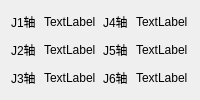
                   <widget class="QWidget" name="tab_2">
                    <attribute name="title">
                     <string>实际坐标</string>
                    </attribute>
                    <layout class="QGridLayout" name="gridLayout_6" columnstretch="1,2,1,2">
                     <item row="0" column="0">
                      <widget class="QLabel" name="label_35">
                       <property name="text">
                        <string>J1轴</string>
                       </property>
                      </widget>
                     </item>
                     <item row="0" column="1">
                      <widget class="QLabel" name="label_36">
                       <property name="text">
                        <string>TextLabel</string>
                       </property>
                      </widget>
                     </item>
                     <item row="0" column="2">
                      <widget class="QLabel" name="label_41">
                       <property name="text">
                        <string>J4轴</string>
                       </property>
                      </widget>
                     </item>
                     <item row="0" column="3">
                      <widget class="QLabel" name="label_42">
                       <property name="text">
                        <string>TextLabel</string>
                       </property>
                      </widget>
                     </item>
                     <item row="1" column="0">
                      <widget class="QLabel" name="label_37">
                       <property name="text">
                        <string>J2轴</string>
                       </property>
                      </widget>
                     </item>
                     <item row="1" column="1">
                      <widget class="QLabel" name="label_38">
                       <property name="text">
                        <string>TextLabel</string>
                       </property>
                      </widget>
                     </item>
                     <item row="1" column="2">
                      <widget class="QLabel" name="label_43">
                       <property name="text">
                        <string>J5轴</string>
                       </property>
                      </widget>
                     </item>
                     <item row="1" column="3">
                      <widget class="QLabel" name="label_44">
                       <property name="text">
                        <string>TextLabel</string>
                       </property>
                      </widget>
                     </item>
                     <item row="2" column="0">
                      <widget class="QLabel" name="label_39">
                       <property name="text">
                        <string>J3轴</string>
                       </property>
                      </widget>
                     </item>
                     <item row="2" column="1">
                      <widget class="QLabel" name="label_40">
                       <property name="text">
                        <string>TextLabel</string>
                       </property>
                      </widget>
                     </item>
                     <item row="2" column="2">
                      <widget class="QLabel" name="label_45">
                       <property name="text">
                        <string>J6轴</string>
                       </property>
                      </widget>
                     </item>
                     <item row="2" column="3">
                      <widget class="QLabel" name="label_46">
                       <property name="text">
                        <string>TextLabel</string>
                       </property>
                      </widget>
                     </item>
                    </layout>
                   </widget>
